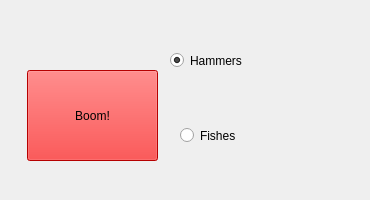
<?xml version="1.0" encoding="UTF-8"?>
<ui version="4.0">
 <class>Form</class>
 <widget class="QWidget" name="Form">
  <property name="geometry">
   <rect>
    <x>0</x>
    <y>0</y>
    <width>370</width>
    <height>200</height>
   </rect>
  </property>
  <property name="windowTitle">
   <string>Form</string>
  </property>
  <widget class="QRadioButton" name="radioHammers">
   <property name="geometry">
    <rect>
     <x>170</x>
     <y>30</y>
     <width>361</width>
     <height>61</height>
    </rect>
   </property>
   <property name="styleSheet">
    <string notr="true">font: 75 26pt &quot;Comic Sans MS&quot;;</string>
   </property>
   <property name="text">
    <string>Hammers</string>
   </property>
   <property name="checked">
    <bool>true</bool>
   </property>
  </widget>
  <widget class="QRadioButton" name="radioFishes">
   <property name="geometry">
    <rect>
     <x>180</x>
     <y>100</y>
     <width>171</width>
     <height>71</height>
    </rect>
   </property>
   <property name="styleSheet">
    <string notr="true">font: 75 26pt &quot;Comic Sans MS&quot;;</string>
   </property>
   <property name="text">
    <string>Fishes</string>
   </property>
  </widget>
  <widget class="QPushButton" name="pushButton">
   <property name="geometry">
    <rect>
     <x>27</x>
     <y>70</y>
     <width>131</width>
     <height>91</height>
    </rect>
   </property>
   <property name="styleSheet">
    <string notr="true">font: 75 26pt &quot;Comic Sans MS&quot; red; background-color: red;
</string>
   </property>
   <property name="text">
    <string>Boom!</string>
   </property>
  </widget>
 </widget>
 <resources/>
 <connections/>
</ui>
